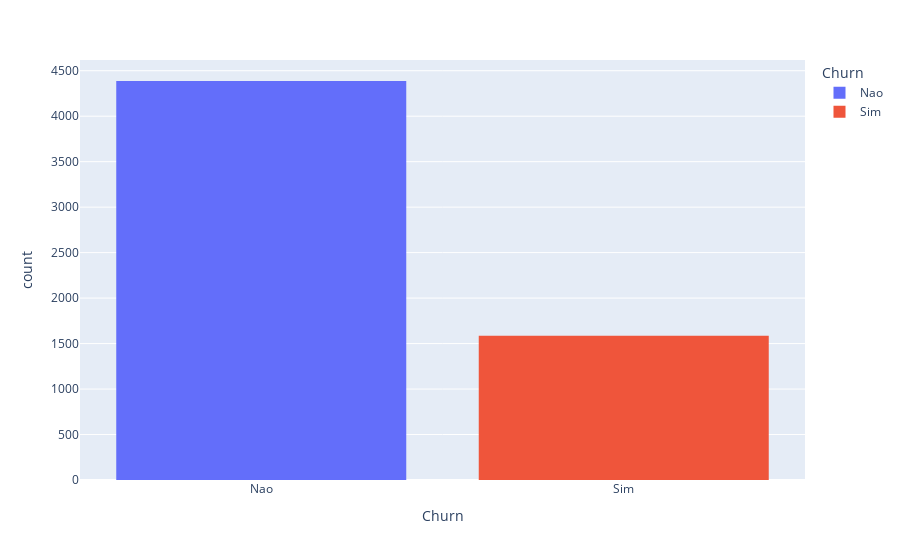

The notebook cell saved with this chart:
### Code cell
# Passo 5 - Análise detalhada (buscar a causa/ a solução dos cancelamentos)
import plotly.express as px

# criar o grafico
# edições no gráfico: https://plotly.com/python/histograms/
for coluna in tabela.columns:
    grafico = px.histogram(tabela, x=coluna,color="Churn")
    # exibir o grafico
    grafico.show()

### Figure 1 — Plotly figure (JSON) as saved in the notebook; plotly's stock layout.template omitted (floating-point values rounded to 4 significant figures; data arrays with more than 128 entries replaced by an {"elided": "..."} marker saying what was removed)
{"data": [{"alignmentgroup": "True", "bingroup": "x", "hovertemplate": "Churn=%{x}<br>count=%{y}<extra></extra>", "legendgroup": "Nao", "marker": {"color": "#636efa", "pattern": {"shape": ""}}, "name": "Nao", "offsetgroup": "Nao", "orientation": "v", "showlegend": true, "type": "histogram", "x": {"elided": "4387 str values"}, "xaxis": "x", "yaxis": "y"}, {"alignmentgroup": "True", "bingroup": "x", "hovertemplate": "Churn=%{x}<br>count=%{y}<extra></extra>", "legendgroup": "Sim", "marker": {"color": "#EF553B", "pattern": {"shape": ""}}, "name": "Sim", "offsetgroup": "Sim", "orientation": "v", "showlegend": true, "type": "histogram", "x": {"elided": "1587 str values"}, "xaxis": "x", "yaxis": "y"}], "layout": {"barmode": "relative", "legend": {"title": {"text": "Churn"}, "tracegroupgap": 0}, "margin": {"t": 60}, "xaxis": {"anchor": "y", "categoryarray": ["Nao", "Sim"], "categoryorder": "array", "domain": [0, 1], "title": {"text": "Churn"}}, "yaxis": {"anchor": "x", "domain": [0, 1], "title": {"text": "count"}}}}
